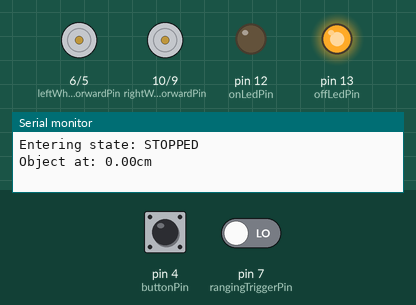
The sketch below on a simulated Arduino Uno, built with avr-gcc and run on an emulated ATmega328P. On the bench: motor-driver pin pairs drawn as motors (green arrow = first pin HIGH = forward, orange = second pin HIGH = backward, longer = more drive), output pins drawn as LEDs (lit = HIGH), the last lines printed to the serial monitor. Inputs (shaded band) come from the test bench; at power-on: pin 4 (buttonPin) LOW, pin 7 (rangingTriggerPin) LOW.

Above: at 1.2 s.
1.3 s: pin 4 (buttonPin) pulled HIGH for 1 s
At 5.0 s:
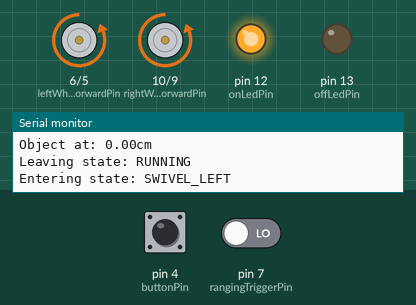
6.4 s: pin 4 (buttonPin) pulled HIGH for 0.15 s
At 8.0 s:
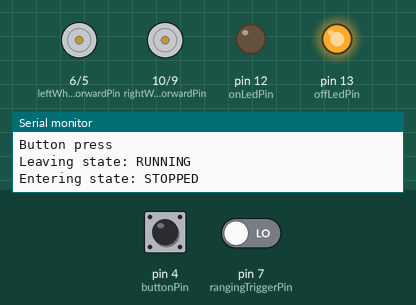
9.1 s: pin 4 (buttonPin) pulled HIGH for 3.2 s
At 16.9 s:
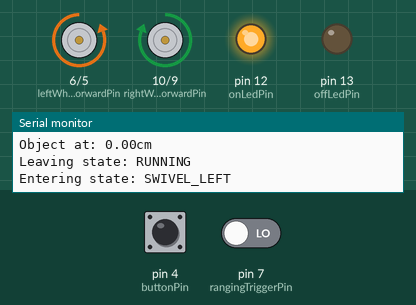
Timing chart, 0 to 22.4 s (numbered marks = the images above; inputs shaded):
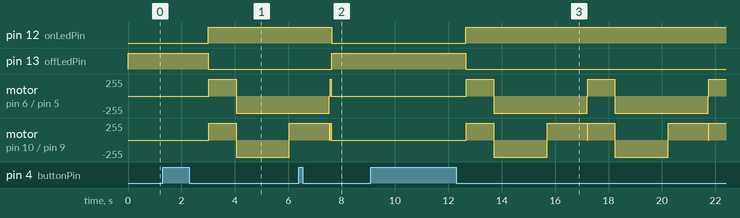

The sketch:

main.ino
```cpp
 #include <Servo.h>

/*
 * Main robot script
 *
 * Some of this is from:
 *    http://www.arduino.cc/en/Tutorial/ButtonStateChange
 */

const int buttonPin = 4;
const int onLedPin  = 12;
const int offLedPin = 13;

const int leftWheelReversePin  = 5;
const int leftWheelForwardPin  = 6;
const int rightWheelReversePin = 9;
const int rightWheelForwardPin = 10;

const int rangingTriggerPin = 7;
const int rangingEchoPin    = 7;

int lastButtonState = 0;
int lastStateInitTime = 0;

int stateTimeout = 0;

enum state {
  STOPPED,
  RUNNING,
  SLOWING,
  TURNING_LEFT,
  TURNING_RIGHT,
  REVERSING,
  SWIVEL_LEFT,
  SWIVEL_RIGHT
};

enum state currentState;

void setup() {
  pinMode(buttonPin, INPUT);
  pinMode(onLedPin,  OUTPUT);
  pinMode(offLedPin, OUTPUT);

  pinMode(leftWheelForwardPin,  OUTPUT);
  pinMode(leftWheelReversePin,  OUTPUT);
  pinMode(rightWheelForwardPin, OUTPUT);
  pinMode(rightWheelReversePin, OUTPUT);

  pinMode(rangingTriggerPin, OUTPUT);
  pinMode(rangingEchoPin,    INPUT);

  Serial.begin(9600);

  currentState = STOPPED;
  initState();
}

void loop() {
  // check for the button press
  int buttonState = digitalRead(buttonPin);
  if (buttonState != lastButtonState && buttonState == LOW) {
    changeState(handleButtonPress());
    delay(20);
  }
  lastButtonState = buttonState;

  // get the distance
  digitalWrite(rangingTriggerPin, LOW);
  delayMicroseconds(2);
  digitalWrite(rangingTriggerPin, HIGH);
  delayMicroseconds(10);
  digitalWrite(rangingTriggerPin, LOW);

  float duration = pulseIn(rangingEchoPin, HIGH);
  float distance = (duration*.0343)/2;
  changeState(handleDetectObject(distance));

  // time in state?
  int timeInState = millis() - lastStateInitTime;
  if (stateTimeout > 0 && timeInState > stateTimeout) {
    changeState(handleTimeout());
  }
}

void changeState(enum state newState) {
  if (newState != currentState) {
    leaveState();
    currentState = newState;
    initState();
  }
}

state handleButtonPress() {
  Serial.println("Button press");
  switch(currentState) {
    case STOPPED:
      return RUNNING;
    default:
      return STOPPED;
  }
}

state handleDetectObject(float distance) {
  if (distance < 100) {
    Serial.print("Object at: ");
    Serial.print(distance);
    Serial.println("cm");
  }
  switch(currentState) {
    case RUNNING:
      if (distance < 20) {
        return SWIVEL_LEFT;
      }
      break;
    case SWIVEL_LEFT:
      if (distance > 40) {
        return RUNNING;
      }
      break;
  }
  return currentState;

}

state handleTimeout() {
  Serial.println("State timeout");
  switch(currentState) {
    case RUNNING:
      return REVERSING;
    case SWIVEL_LEFT:
    case REVERSING:
      return RUNNING;
    default:
      return STOPPED;
  }
}

void initState() {
  Serial.print("Entering state: ");
  Serial.println(stateName());
  lastStateInitTime = millis();
  switch(currentState) {
    case STOPPED:
      digitalWrite(offLedPin, HIGH);
      digitalWrite(onLedPin, LOW);
      stateTimeout = 0;
      break;
    case RUNNING:
      leftWheelForward();
      rightWheelForward();
      stateTimeout = 5000;
      break;
    case SWIVEL_LEFT:
      leftWheelReverse();
      rightWheelReverse();
      delay(2000);
      leftWheelReverse();
      rightWheelForward();
      delay(500);
      stateTimeout = 3000;
      break;
    case REVERSING:
      leftWheelReverse();
      rightWheelReverse();
      stateTimeout = 1000;
      break;
  }
}

void leaveState() {
  Serial.print("Leaving state: ");
  Serial.println(stateName());
  switch(currentState) {
    case STOPPED:
      digitalWrite(offLedPin, LOW);
      digitalWrite(onLedPin, HIGH);
      break;
    case REVERSING:
    case SWIVEL_LEFT:
    case RUNNING:
      leftWheelStop();
      rightWheelStop();
      break;
  }
}

const char * stateName() {
  switch(currentState) {
    case STOPPED: return "STOPPED";
    case RUNNING: return "RUNNING";
    case REVERSING: return "REVERSING";
    case SWIVEL_LEFT: return "SWIVEL_LEFT";
    default: return "Unknown";
  }
}

void leftWheelForward() {
  analogWrite(leftWheelForwardPin, 255);
  analogWrite(leftWheelReversePin, 0);
}

void leftWheelReverse() {
  analogWrite(leftWheelForwardPin, 0);
  analogWrite(leftWheelReversePin, 255);
}

void leftWheelStop() {
  analogWrite(leftWheelForwardPin, 0);
  analogWrite(leftWheelReversePin, 0);
}

void rightWheelForward() {
  analogWrite(rightWheelForwardPin, 255);
  analogWrite(rightWheelReversePin, 0);
}

void rightWheelReverse() {
  analogWrite(rightWheelForwardPin, 0);
  analogWrite(rightWheelReversePin, 255);
}

void rightWheelStop() {
  analogWrite(rightWheelForwardPin, 0);
  analogWrite(rightWheelReversePin, 0);
}
```

Measured:
- after the input at 1.3 s, pin 12 (onLedPin): LOW → HIGH after 1.7 s; pin 13 (offLedPin): HIGH → LOW after 1.7 s
- after the input at 6.4 s, pin 12 (onLedPin): HIGH → LOW after 1.2 s; pin 13 (offLedPin): LOW → HIGH after 1.2 s
- after the input at 9.1 s, pin 12 (onLedPin): LOW → HIGH after 3.6 s; pin 13 (offLedPin): HIGH → LOW after 3.6 s; motor on pin 6 (leftWheelForwardPin) / pin 5 (leftWheelReversePin): alternates forward 255/255 for 1.0 s and backward 255/255 for 3.5 s, starting after 3.6 s
